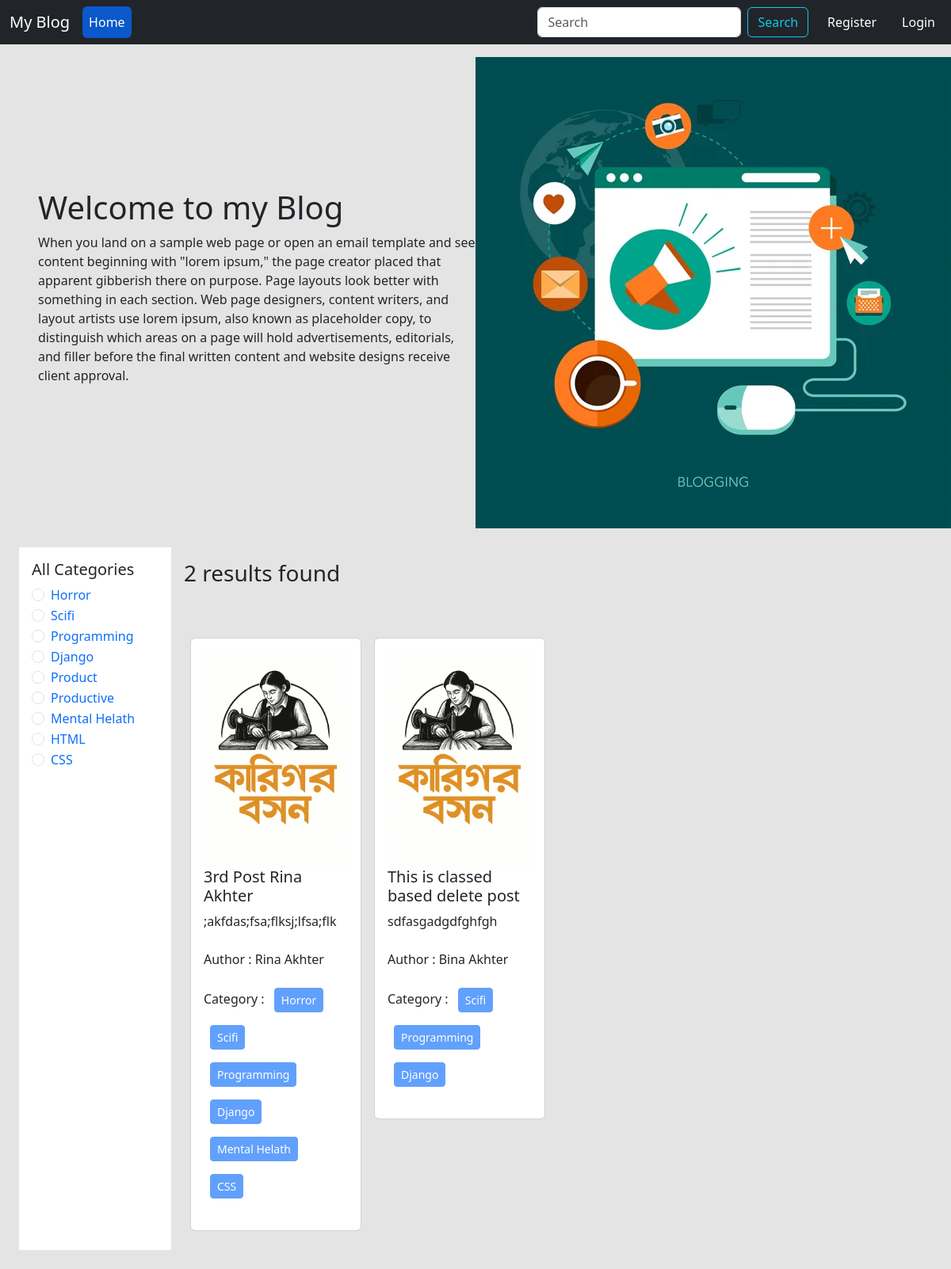
The app's page /category/scifi/, older data.
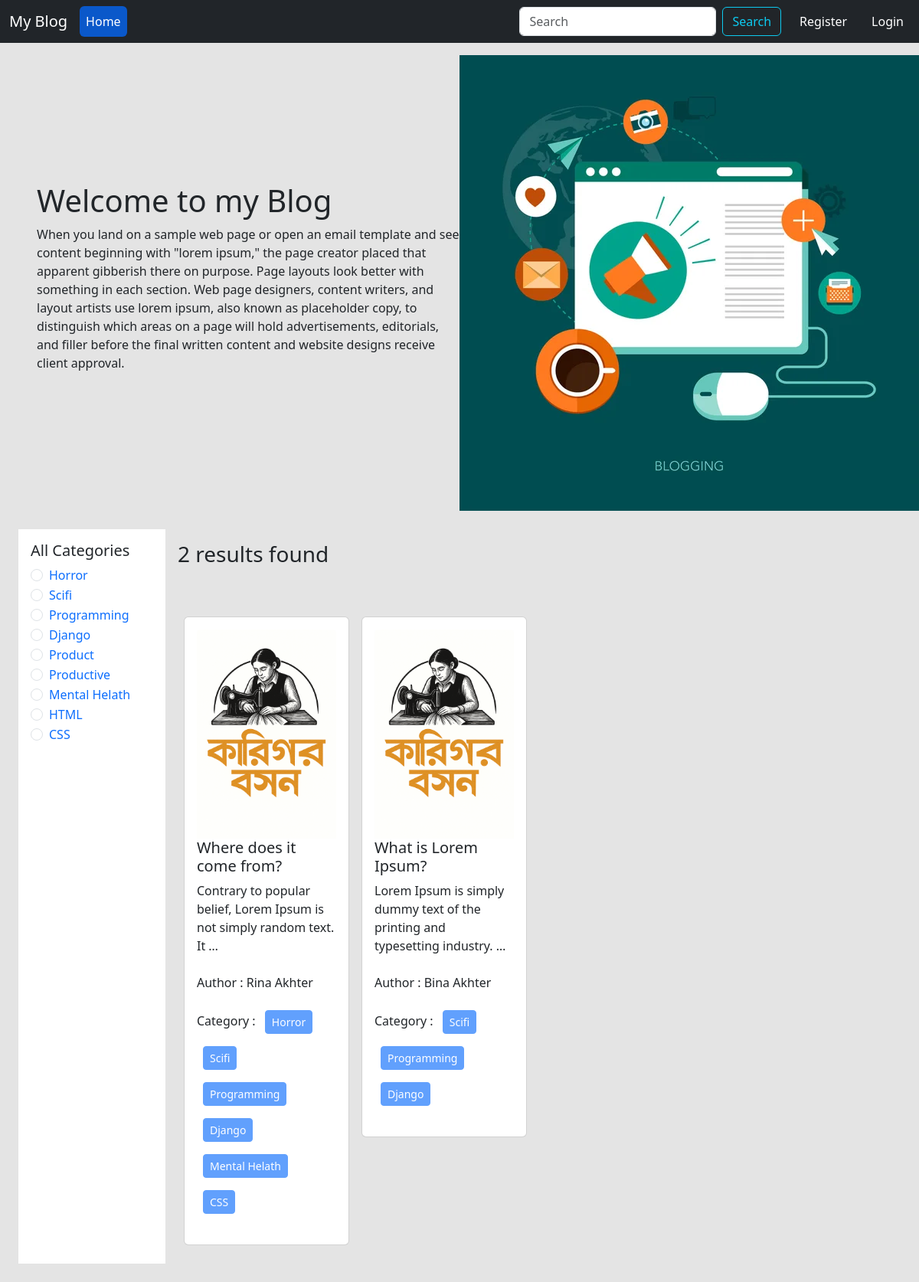
The same page, newer data.
### categories/models.py (models this page shows, shortened)
class Category(models.Model):
    name = models.CharField(max_length=100)
    slug = models.SlugField(max_length=100, unique=True, null=True, blank=True)

### posts/models.py (models this page shows, shortened)
class Post(models.Model):
    title = models.CharField(max_length=50)
    content = models.TextField()
    category = models.ManyToManyField(Category) #Ekta post multiple categorir moddhe thakte pare abr ekta categorir moddhe multiple post thakte pare
    author = models.ForeignKey(User, on_delete=models.CASCADE)
    image = models.ImageField(upload_to='uploads/', blank = True, null = True)

### blog_project/views.py (the view)
# urls.py: path('', views.home, name='homepage'),
def home(request, category_slug = None):
    data = Post.objects.all()
    if category_slug is not None:
        category = Category.objects.get(slug = category_slug)
        data = Post.objects.filter(category = category)
    categories = Category.objects.all()
    return render(request, 'home.html', {'data' : data, 'category' : categories})

### templates/home.html
{% extends 'base.html' %}
{% load static %}
{% block content %}
  <div class="d-flex flex-wrap px-5 pt-3 align-items-center">
    <div class="col-6">
      <h1>Welcome to my Blog</h1>
      <p>When you land on a sample web page or open an email template and see content beginning with "lorem ipsum," the page creator placed that apparent gibberish there on purpose. Page layouts look better with something in each section. Web page designers, content writers, and layout artists use lorem ipsum, also known as placeholder copy, to distinguish which areas on a page will hold advertisements, editorials, and filler before the final written content and website designs receive client approval.</p>
    </div>
    <div class="col-6">
      <img src="{% static 'header.jpg' %}" />
    </div>
  </div>
  <div class="d-flex flex-wrap p-4">
    <div class="col-2 bg-white p-3">
      <h5>All Categories</h5>
      {% for cat in category %}
        <div class="form-check">
          <input class="form-check-input" type="radio" name="category" id="{{ cat.id }}" />
          <label class="form-check-label" for="{{ cat.id }}"><a href="{% url 'category_wise_post' cat.slug %}" class="text-decoration-none text-primary">{{ cat.name }}</a></label>
        </div>
      {% endfor %}
    </div>
    <div class="col-10 p-3">
      <h3>{{ data|length }} results found</h3>
      <div class="d-flex flex-wrap pt-5">
        {% for post in data %}
          <div class="col-sm-3">
            <div class="card m-2">
              <div class="card-body">
                <a href="{% url 'detail_post' post.id %}" class="text-decoration-none text-dark" ><img src="{{ post.image.url }}" class="card-img-top" alt="" />
                <h5 class="card-title">{{ post.title }}</h5>
                <p class="card-text">{{ post.content|truncatewords:12 }}</p>
                </a>
                <br/>
                <p>Author : {{ post.author.first_name }} {{ post.author.last_name }}</p>
                <p>Category :
                  {% for cat in post.category.all %}
                    <button class="btn btn-primary btn-sm m-2" disabled>{{ cat.name }}</button>
                  {% endfor %}
                </p>
              </div>
            </div>
          </div>
        {% endfor %}
      </div>
    </div>
  </div>
{% endblock %}

### templates/base.html (shortened to what this page needs)
<!doctype html>
<html lang="en">
  <head>
    <link href="https://cdn.jsdelivr.net/npm/bootstrap@5.3.8/dist/css/bootstrap.min.css" rel="stylesheet">
  </head>
  <body style="background-color: #e4e4e4">
      <nav class="navbar navbar-expand-lg bg-dark">
    <div class="container-fluid">
      <a class="navbar-brand text-white" href="{% url 'homepage' %}">My Blog</a>
      <div class="collapse navbar-collapse" id="navbarSupportedContent">
        <ul class="navbar-nav me-auto mb-2 mb-lg-0">
          <li class="nav-item">
            <a class="nav-link btn btn-primary active text-white" aria-current="page" href="{% url 'homepage' %}">Home</a>
          </li>
        </ul>
        <form class="d-flex" role="search">
          <input class="form-control me-2" type="search" placeholder="Search" aria-label="Search"/>
          <button class="btn btn-outline-info" type="submit">Search</button>
        </form>
        <div class="d-flex">
          <ul class="navbar-nav me-auto mb-2 mb-lg-0">
          {% if request.user.is_authenticated %}
          <li class="nav-item mx-3">
            <a class="nav-link btn btn-primary text-white" href="{% url 'profile' %}">Profile</a>
          </li>
          <li class="nav-item mx-3">
            <a class="nav-link btn btn-danger text-white" href="{% url 'user_logout' %}">Logout</a>
          </li>
          {% else %}
          <li class="nav-item mx-3">
            <a class="nav-link btn btn-primary text-white" href="{% url 'register' %}">Register</a>
          </li>
          <li class="nav-item">
            <a class="nav-link btn btn-primary text-white" href="{% url 'user_login' %}">Login</a>
          </li>
          {% endif %}
        </ul>
        </div>
      </div>
    </div>
  </nav>
  {% block content %}  {% endblock %}
  </body>
</html>

Row changes from the older to the newer data that the page shows:
changed Post "Rina": title "3rd Post Rina Akhter" → "Where does it come from?"; content ";akfdas;fsa;flksj;lfsa;flk" → "Contrary to popular belief, Lorem Ipsum is not simply random text. It …"
changed Post "Bina": title "This is classed based delete post" → "What is Lorem Ipsum?"; content "sdfasgadgdfghfgh" → "Lorem Ipsum is simply dummy text of the printing and typesetting industry. …"
